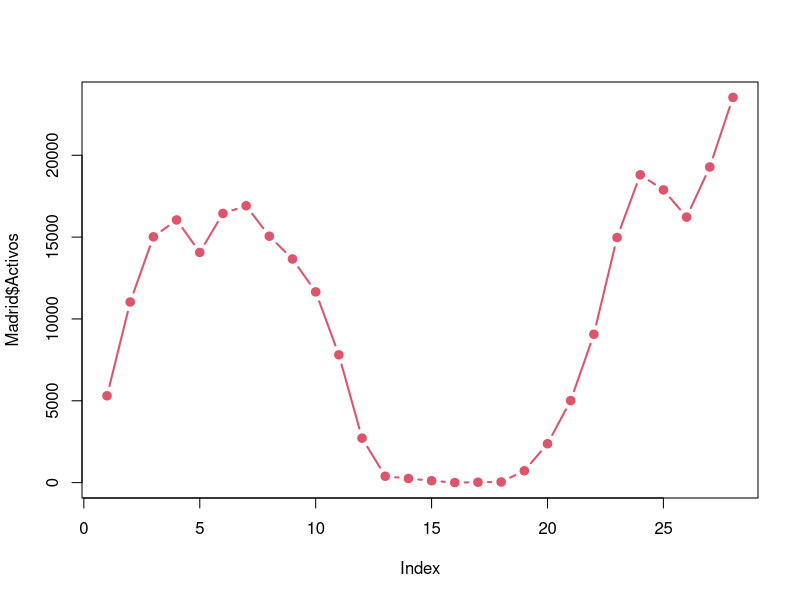
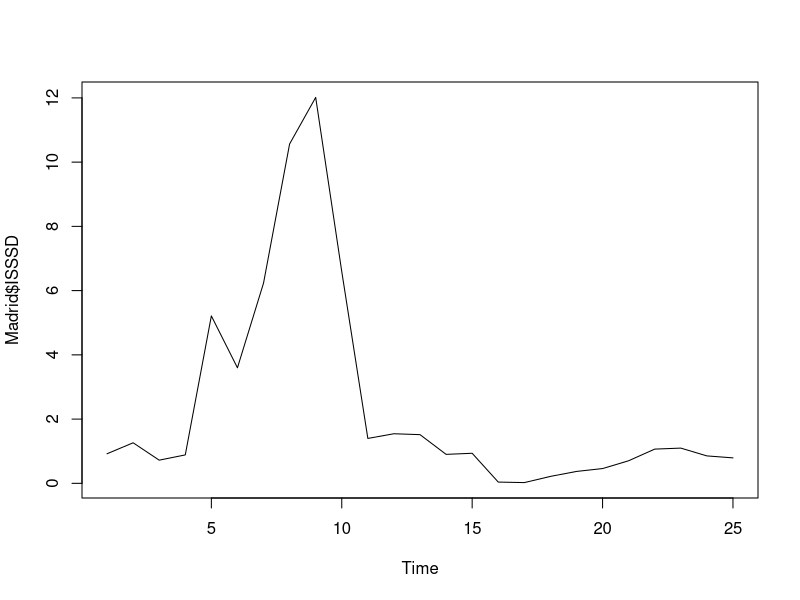
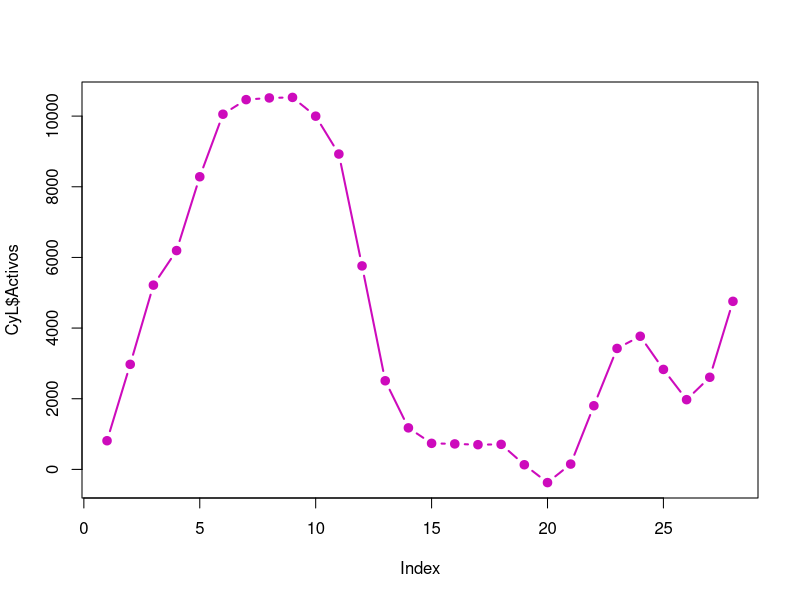

Here is the R script that generated these plots, in order: (Note: this script raises an error after producing the figures.)
# Leemos los datos 

library(readxl)
library(dplyr)
ISS_SEMANAL <- read_excel("ccaa_semanal.xlsx",col_types = c("text", "text", "numeric","numeric","numeric"))
ISS_SEMANAL = as.data.frame(ISS_SEMANAL)
ISS_SEMANAL$Semana=as.Date(ISS_SEMANAL$Semana, "%Y-%m-%d")

#ISAAC: De momento, no veo la manera de hacerlo más "eficiente".


# ejemplo, Madrid

Madrid = ISS_SEMANAL %>% filter(CCAA=="Madrid") %>% arrange(Semana) %>% mutate(ActivosSemanales=Casos-Fallecidos-Recuperados,Activos=cumsum(ActivosSemanales),Rec=Casos-Fallecidos,CasosAcumulados=cumsum(Casos),FR=Fallecidos+Recuperados,FRA=cumsum(FR)) 
RecuperadosB=c(Madrid$Recuperados[1:18],Madrid$Rec[1:(dim(Madrid)[1]-18)])
for(i in 19:28){
 Madrid$Recuperados[i]=Madrid$Activos[i-2]-Madrid$Fallecidos[i-1]
 Madrid$ActivosSemanales[i]=Madrid$Casos[i]-Madrid$Fallecidos[i]-Madrid$Recuperados[i]
 Madrid$Activos[i]=Madrid$Activos[i-1]+Madrid$ActivosSemanales[i]
}
plot(Madrid$Activos,type="b",pch=19,lwd=2,col=2)

Madrid = cbind(Madrid, RecuperadosB)
Madrid = Madrid %>% select(-Rec)
Madrid = Madrid %>% mutate(ISSSD=(Fallecidos+Recuperados)/Casos,RecuperadosAcumulados=cumsum(Recuperados),ISSSA=100*RecuperadosAcumulados/CasosAcumulados)
Madrid = Madrid[-c(1:3),]

ts.plot(Madrid$ISSSD)

# ejemplo, Castilla y León
CyL = ISS_SEMANAL %>% filter(CCAA=="Castilla y León") %>% arrange(Semana) %>% mutate(ActivosSemanales=Casos-Fallecidos-Recuperados,Activos=cumsum(ActivosSemanales),Rec=Casos-Fallecidos,CasosAcumulados=cumsum(Casos),FR=Fallecidos+Recuperados,FRA=cumsum(FR)) 
RecuperadosB=c(CyL$Recuperados[1:18],CyL$Rec[1:(dim(CyL)[1]-18)])
for(i in 19:28){
  CyL$Recuperados[i]=CyL$Activos[i-2]-CyL$Fallecidos[i-1]
  CyL$ActivosSemanales[i]=CyL$Casos[i]-CyL$Fallecidos[i]-CyL$Recuperados[i]
  CyL$Activos[i]=CyL$Activos[i-1]+CyL$ActivosSemanales[i]
}
plot(CyL$Activos,type="b",pch=19,lwd=2,col=6)


CyL = ISS_SEMANAL %>% filter(CCAA=="Castilla y León") %>% arrange(Semana) %>% mutate(Rec=Casos-Fallecidos,CasosAcumulados=cumsum(Casos))
Recuperados=c(0,0,0,CyL$Rec[1:(dim(CyL)[1]-3)])
CyL = cbind(CyL, Recuperados)
CyL = CyL %>% select(-Rec)
CyL = CyL %>% mutate(ISSSD=(Fallecidos+Recuperados)/Casos,RecuperadosAcumulados=cumsum(Recuperados),ISSSA=100*RecuperadosAcumulados/CasosAcumulados)
CyL = CyL[-c(1:3),]

ts.plot(CyL$ISSSA)

#Pasi Vasco
PV = ISS_SEMANAL %>% filter(CCAA=="País Vasco") %>% arrange(Semana) %>% mutate(ActivosSemanales=Casos-Fallecidos-Recuperados,Activos=cumsum(ActivosSemanales),Rec=Casos-Fallecidos,CasosAcumulados=cumsum(Casos),FR=Fallecidos+Recuperados,FRA=cumsum(FR)) 
for(i in 19:28){
  PV$Recuperados[i]=PV$Activos[i-2]-PV$Fallecidos[i-1]
  PV$ActivosSemanales[i]=PV$Casos[i]-PV$Fallecidos[i]-PV$Recuperados[i]
  PV$Activos[i]=max(PV$Activos[i-1]+PV$ActivosSemanales[i],0)
}
plot(PV$Activos,type="b",pch=19,lwd=2,col=3)

# ejemplo, Cantabria
Cantabria = ISS_SEMANAL %>% filter(CCAA=="Cantabria") %>% arrange(Semana) %>% mutate(ActivosSemanales=Casos-Fallecidos-Recuperados,Activos=cumsum(ActivosSemanales),Rec=Casos-Fallecidos,CasosAcumulados=cumsum(Casos),FR=Fallecidos+Recuperados,FRA=cumsum(FR)) 
RecuperadosB=c(Cantabria$Recuperados[1:18],Cantabria$Rec[1:(dim(Cantabria)[1]-18)])
for(i in 19:28){
  Cantabria$Recuperados[i]=Cantabria$Activos[i-2]-Cantabria$Fallecidos[i-1]
  Cantabria$ActivosSemanales[i]=Cantabria$Casos[i]-Cantabria$Fallecidos[i]-Cantabria$Recuperados[i]
  Cantabria$Activos[i]=max(Cantabria$Activos[i-1]+Cantabria$ActivosSemanales[i],0)
}
plot(Cantabria$Activos,type="b",pch=19,lwd=2,col=9)

# ejemplo, asturias
Asturias = ISS_SEMANAL %>% filter(CCAA=="Asturias") %>% arrange(Semana) %>% mutate(ActivosSemanales=Casos-Fallecidos-Recuperados,Activos=cumsum(ActivosSemanales),Rec=Casos-Fallecidos,CasosAcumulados=cumsum(Casos),FR=Fallecidos+Recuperados,FRA=cumsum(FR)) 
RecuperadosB=c(Asturias$Recuperados[1:18],Asturias$Rec[1:(dim(Asturias)[1]-18)])
for(i in 19:28){
  Asturias$Recuperados[i]=Asturias$Activos[i-2]-Asturias$Fallecidos[i-1]
  Asturias$ActivosSemanales[i]=Asturias$Casos[i]-Asturias$Fallecidos[i]-Asturias$Recuperados[i]
  Asturias$Activos[i]=max(Asturias$Activos[i-1]+Asturias$ActivosSemanales[i],0)
}
plot(Asturias$Activos,type="b",pch=19,lwd=2,col=4)

# C. Valenciana
CVal = ISS_SEMANAL %>% filter(CCAA=="C. Valenciana") %>% arrange(Semana) %>% mutate(ActivosSemanales=Casos-Fallecidos-Recuperados,Activos=cumsum(ActivosSemanales),Rec=Casos-Fallecidos,CasosAcumulados=cumsum(Casos),FR=Fallecidos+Recuperados,FRA=cumsum(FR)) 
RecuperadosB=c(CVal$Recuperados[1:18],CVal$Rec[1:(dim(CVal)[1]-18)])
for(i in 19:28){
  CVal$Recuperados[i]=CVal$Activos[i-2]-CVal$Fallecidos[i-1]
  CVal$ActivosSemanales[i]=CVal$Casos[i]-CVal$Fallecidos[i]-CVal$Recuperados[i]
  CVal$Activos[i]=max(CVal$Activos[i-1]+CVal$ActivosSemanales[i],0)
}
plot(CVal$Activos,type="b",pch=19,lwd=2,col=3)

# ejemplo, Aragón
Aragon = ISS_SEMANAL %>% filter(CCAA=="Aragón") %>% arrange(Semana) %>% mutate(ActivosSemanales=Casos-Fallecidos-Recuperados,Activos=cumsum(ActivosSemanales),Rec=Casos-Fallecidos,CasosAcumulados=cumsum(Casos),FR=Fallecidos+Recuperados,FRA=cumsum(FR)) 
RecuperadosB=c(Aragon$Recuperados[1:18],Aragon$Rec[1:(dim(Aragon)[1]-18)])
for(i in 19:28){
  Aragon$Recuperados[i]=Aragon$Activos[i-2]-Aragon$Fallecidos[i-1]
  Aragon$ActivosSemanales[i]=Aragon$Casos[i]-Aragon$Fallecidos[i]-Aragon$Recuperados[i]
  Aragon$Activos[i]=max(Aragon$Activos[i-1]+Aragon$ActivosSemanales[i],0)
}
plot(Aragon$Activos,type="b",pch=19,lwd=2,col=2)



Aragon = ISS_SEMANAL %>% filter(CCAA=="Aragón") %>% arrange(Semana) %>% mutate(Rec=Casos-Fallecidos,CasosAcumulados=cumsum(Casos))
Recuperados=c(0,0,0,Aragon$Rec[1:(dim(Aragon)[1]-3)])
Aragon = cbind(Aragon, Recuperados)
Aragon = Aragon %>% select(-Rec)
Aragon = Aragon %>% mutate(ISSSD=(Fallecidos+Recuperados)/Casos,RecuperadosAcumulados=cumsum(Recuperados),ISSSA=100*RecuperadosAcumulados/CasosAcumulados)
Aragon = Aragon[-c(1:3),]

ts.plot(Aragon$ISSSA)


# ejemplo, Cataluña


Cat = ISS_SEMANAL %>% filter(CCAA=="Cataluña") %>% arrange(Semana) %>% mutate(ActivosSemanales=Casos-Fallecidos-Recuperados,Activos=cumsum(ActivosSemanales),Rec=Casos-Fallecidos,CasosAcumulados=cumsum(Casos),FR=Fallecidos+Recuperados,FRA=cumsum(FR)) 

for(i in 19:dim(Cat)[1]){
  Cat$Recuperados[i]=Cat$Activos[i-2]-Cat$Fallecidos[i-1]
  Cat$ActivosSemanales[i]=Cat$Casos[i]-Cat$Fallecidos[i]-Cat$Recuperados[i]
  Cat$Activos[i]=Cat$Activos[i-1]+Cat$ActivosSemanales[i]
}
plot(Cat$Activos,type="b",pch=19,lwd=2,col=4)



Cat = ISS_SEMANAL %>% filter(CCAA=="Cataluña") %>% arrange(Semana) %>% mutate(Rec=Casos-Fallecidos,CasosAcumulados=cumsum(Casos))
Recuperados=c(0,0,0,Cat$Rec[1:(dim(Cat)[1]-3)])
Cat = cbind(Cat, Recuperados)
Cat = Cat %>% select(-Rec)
Cat = Cat %>% mutate(ISSSD=(Fallecidos+Recuperados)/Casos,RecuperadosAcumulados=cumsum(Recuperados),ISSSA=100*RecuperadosAcumulados/CasosAcumulados)
Cat = Cat[-c(1:3),]

ts.plot(Cat$ISSSD)

# ejemplo, Extremadura

Ext = ISS_SEMANAL %>% filter(CCAA=="Extremadura") %>% arrange(Semana) %>% mutate(Rec=Casos-Fallecidos,CasosAcumulados=cumsum(Casos))
Recuperados=c(0,0,0,Ext$Rec[1:(dim(Ext)[1]-3)])
Ext = cbind(Ext, Recuperados)
Ext = Ext %>% select(-Rec)
Ext = Ext %>% mutate(ISSSD=(Fallecidos+Recuperados)/Casos,RecuperadosAcumulados=cumsum(Recuperados),ISSSA=100*RecuperadosAcumulados/CasosAcumulados)
Ext = Ext[-c(1:3),]

ts.plot(Ext$ISSSA)

#
Spain = ISS_SEMANAL %>% 
          group_by(CCAA) %>% 
          arrange(Semana) %>% 
          mutate(Rec=Casos-Fallecidos,CasosAcumulados=cumsum(Casos)) %>%
          mutate(Recuperados=lag(Rec,4))


#Discutir qué es Recuperados!?!?!
